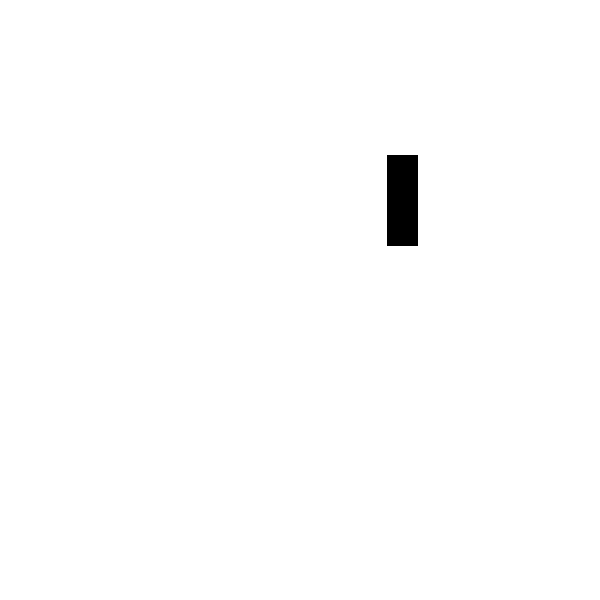
Frame 1 (no input)
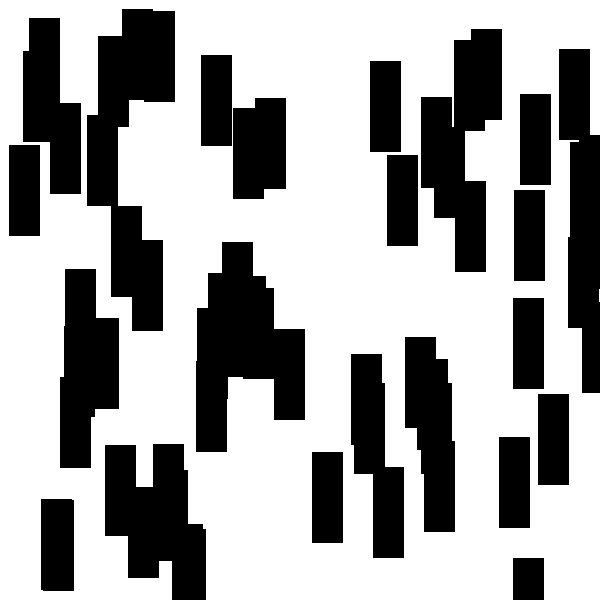
Frame 60 (the mouse pressed at the canvas centre just before this capture)
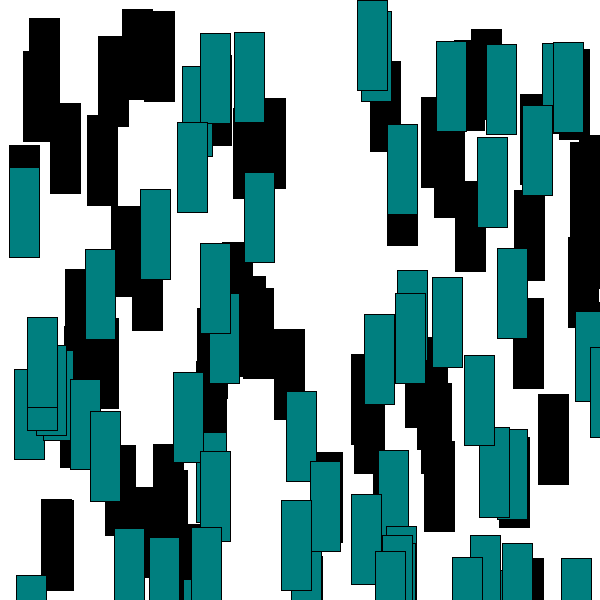
Frame 120 (the mouse held since frame 60 and released just before this capture)

The Processing sketch that drew these frames (run headless with seeded random() and noise(); from frame 60 on, the mouse is pressed at the canvas centre):

// Processing sketch: processing_42280
// ── processing_42280.pde

int aClick = 1;

void setup() {
  size(600, 600);
  background(255);
  colorMode(HSB, 600, 100, 600); 
  smooth();
}

void draw(){
  println(mouseX + " " + mouseY);
  fill(mouseX, 255, mouseY); 
  rect(random(600), random(600), 30, 90);
}
  void mousePressed() {
  background(255);}
